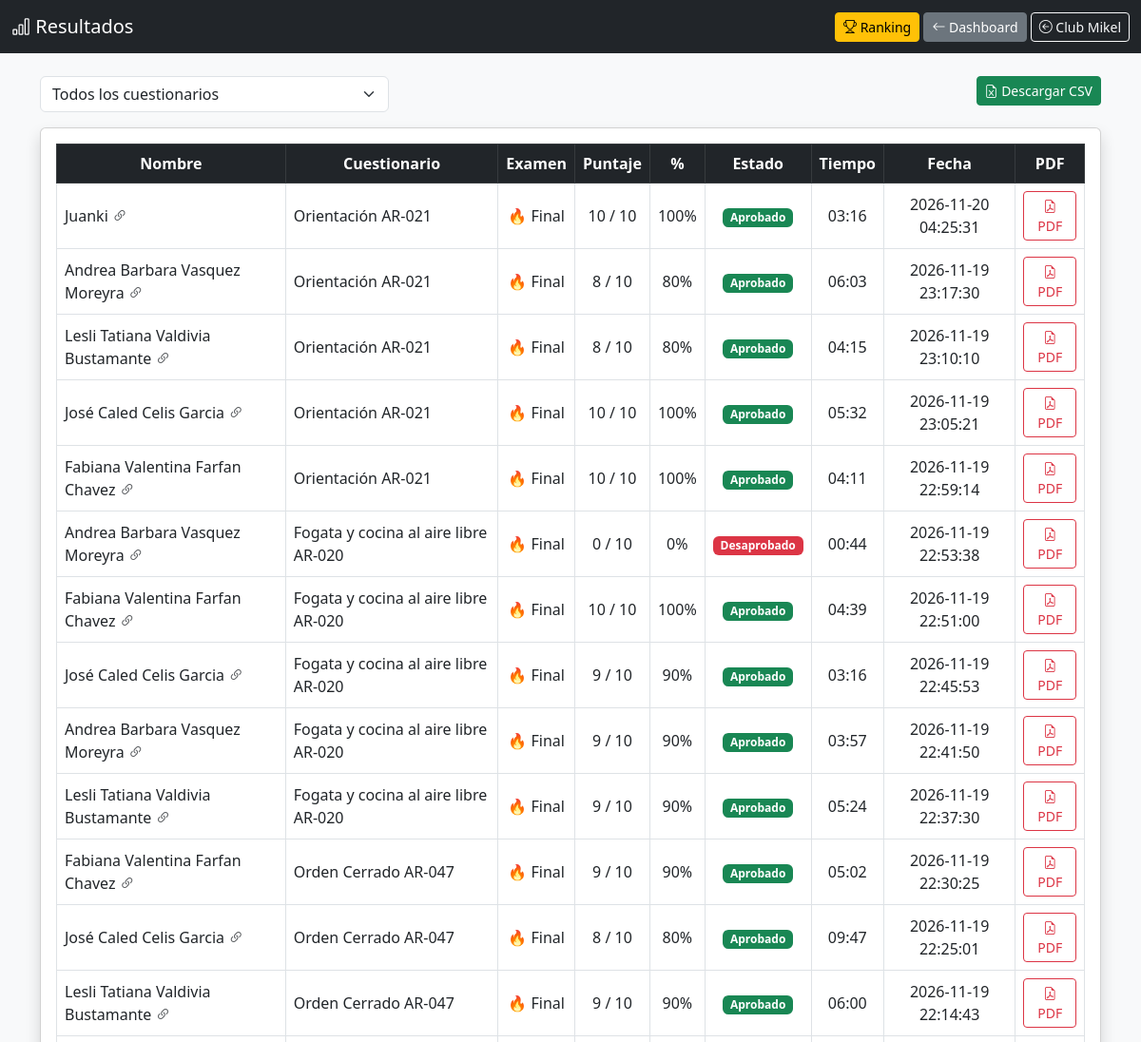
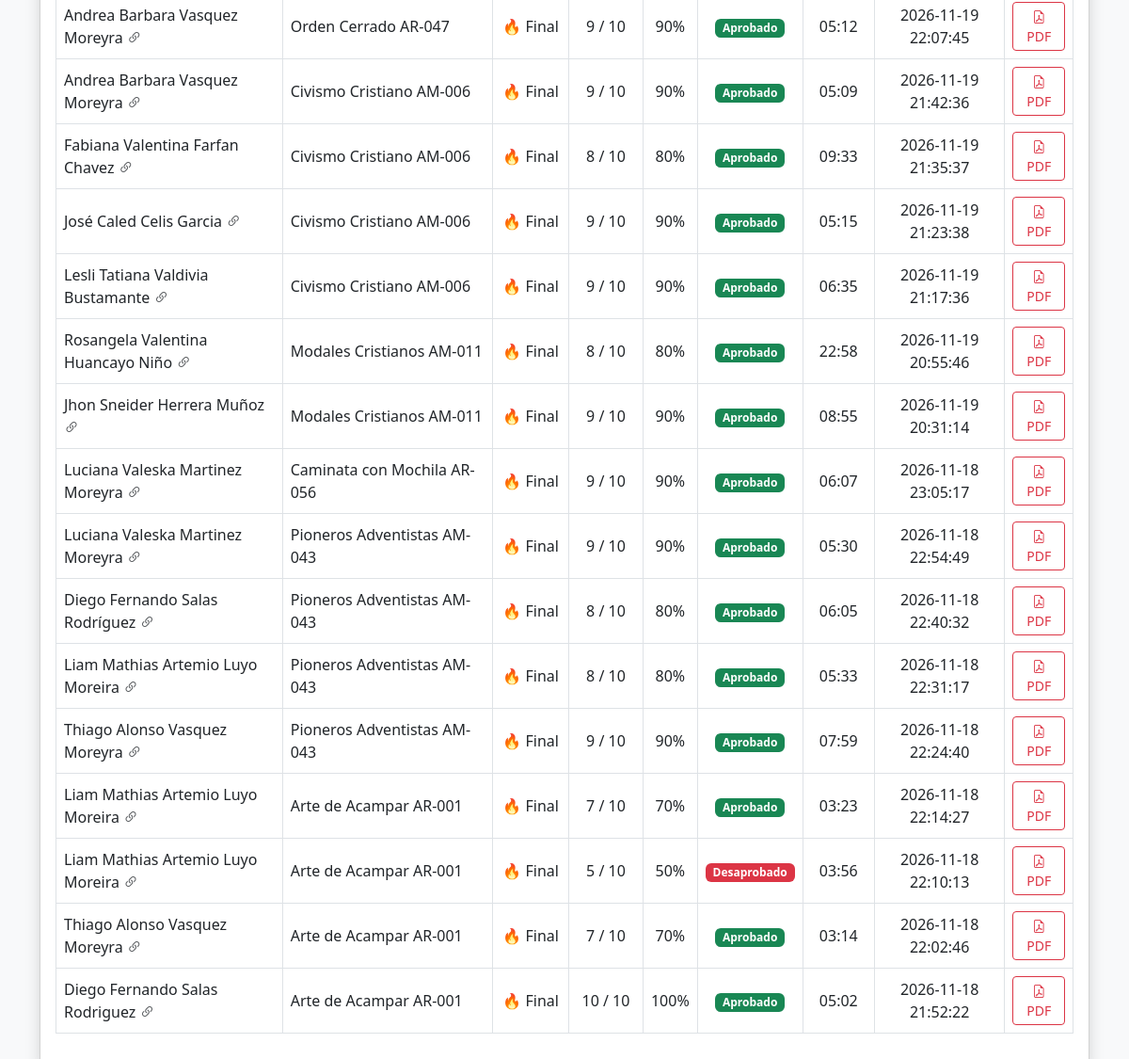
/admin/resultados.php (signed in), run on the app's committed database (2 pictures, top to bottom).
### tables this page shows
CREATE TABLE `resultados` (
  `id` int(11) NOT NULL,
  `id_usuario` int(11) DEFAULT NULL,
  `puntaje` int(11) DEFAULT NULL,
  `total` int(11) DEFAULT NULL,
  `porcentaje` int(11) DEFAULT NULL,
  `fecha` timestamp NOT NULL DEFAULT current_timestamp(),
  `id_cuestionario` int(11) DEFAULT NULL,
  `capitulo` varchar(10) DEFAULT NULL,
  `tiempo_seg` int(11) DEFAULT NULL,
  `nombre_participante` varchar(100) DEFAULT NULL,
  `id_enlace` int(11) DEFAULT NULL,
  `detalle` mediumtext DEFAULT NULL
);

CREATE TABLE `cuestionarios` (
  `id` int(11) NOT NULL,
  `nombre` varchar(100) NOT NULL,
  `descripcion` text DEFAULT NULL,
  `fecha_creacion` timestamp NOT NULL DEFAULT current_timestamp(),
  `imagen` varchar(255) DEFAULT NULL
);

### includes/auth.php (called while the page is built, shortened)
<?php
function e($s){ return htmlspecialchars((string)$s, ENT_QUOTES, 'UTF-8'); }

### admin/resultados.php (the view, shortened to what this page needs)
<?php
require __DIR__ . '/../includes/auth.php';
require __DIR__ . '/../modelo/conexion.php';
$fc = (int)($_GET['cuestionario'] ?? 0);
$fe = (int)($_GET['enlace'] ?? 0);
$stmt = $con->prepare("
    SELECT r.id, r.id_enlace, r.capitulo, r.puntaje, r.total, r.porcentaje, r.tiempo_seg, r.fecha,
           (r.detalle IS NOT NULL) AS tiene_detalle,
           COALESCE(u.usuario, r.nombre_participante, 'Anónimo') AS nombre,
           c.nombre AS cuestionario, l.etiqueta
    FROM resultados r
    LEFT JOIN usuarios_simulador u ON u.id = r.id_usuario
    LEFT JOIN cuestionarios c ON c.id = r.id_cuestionario
    LEFT JOIN enlaces_examen l ON l.id = r.id_enlace
    WHERE (? = 0 OR r.id_cuestionario = ?) AND (? = 0 OR r.id_enlace = ?)
    ORDER BY r.fecha DESC
    LIMIT 1000
");
$stmt->bind_param("iiii", $fc, $fc, $fe, $fe);
$stmt->execute();
$filas = $stmt->get_result()->fetch_all(MYSQLI_ASSOC);
?>
<!DOCTYPE html>
<html lang="es">
<head>
<link href="https://cdn.jsdelivr.net/npm/bootstrap@5.3.0/dist/css/bootstrap.min.css" rel="stylesheet">
<link href="https://cdn.jsdelivr.net/npm/bootstrap-icons@1.10.5/font/bootstrap-icons.css" rel="stylesheet">
</head>
<body class="bg-light">
<nav class="navbar navbar-dark bg-dark">
<div class="container-fluid">
    <span class="navbar-brand"><i class="bi bi-bar-chart"></i> Resultados</span>
    <div>
        <a href="../user/ranking.php" class="btn btn-warning btn-sm"><i class="bi bi-trophy"></i> Ranking</a>
        <a href="dashboard.php" class="btn btn-secondary btn-sm"><i class="bi bi-arrow-left"></i> Dashboard</a>
        <a href="<?= CLUB_URL ?>" class="btn btn-outline-light btn-sm"><i class="bi bi-arrow-left-circle"></i> Club Mikel</a>
    </div>
</div>
</nav>
<div class="container mt-4">
<form method="GET" class="row g-2 mb-3">
    <div class="col-md-4">
        <select name="cuestionario" class="form-select" onchange="this.form.submit()">
            <option value="0">Todos los cuestionarios</option>
        </select>
    </div>
    <div class="col text-end">
        <a class="btn btn-success btn-sm" href="?<?= e(http_build_query(['cuestionario'=>$fc, 'enlace'=>$fe, 'csv'=>1])) ?>">
            <i class="bi bi-file-earmark-excel"></i> Descargar CSV
        </a>
    </div>
</form>
<div class="card shadow">
<div class="card-body">
<div class="table-responsive">
<table class="table table-hover table-bordered align-middle">
    <thead class="table-dark text-center">
        <tr><th>Nombre</th><th>Cuestionario</th><th>Examen</th><th>Puntaje</th><th>%</th><th>Estado</th><th>Tiempo</th><th>Fecha</th><th>PDF</th></tr>
    </thead>
    <tbody>
    <?php foreach ($filas as $r) { $ok = $r['porcentaje'] >= NOTA_MINIMA; ?>
        <tr>
            <td><?= e($r['nombre']) ?><?php if ($r['id_enlace']) { ?> <i class="bi bi-link-45deg text-muted" title="Entró por enlace"></i><?php } ?></td>
            <td><?= e($r['cuestionario'] ?? '—') ?></td>
            <td class="text-center"><?= $r['capitulo'] === 'final' ? '🔥 Final' : e($r['capitulo'] ?? '—') ?></td>
            <td class="text-center"><?= (int)$r['puntaje'] ?> / <?= (int)$r['total'] ?></td>
            <td class="text-center"><?= (int)$r['porcentaje'] ?>%</td>
            <td class="text-center"><span class="badge bg-<?= $ok ? 'success' : 'danger' ?>"><?= $ok ? 'Aprobado' : 'Desaprobado' ?></span></td>
            <td class="text-center"><?= $r['tiempo_seg'] !== null ? gmdate('i:s', (int)$r['tiempo_seg']) : '—' ?></td>
            <td class="text-center"><?= e($r['fecha']) ?></td>
            <td class="text-center">
                <?php if ($r['tiene_detalle']) { ?>
                    <a href="resultado_pdf.php?id=<?= (int)$r['id'] ?>" target="_blank" class="btn btn-sm btn-outline-danger">
                        <i class="bi bi-file-earmark-pdf"></i> PDF
                    </a>
                <?php } else { ?>
                    <button class="btn btn-sm btn-outline-secondary" disabled title="Este examen se rindió antes de guardar el detalle">
                        <i class="bi bi-file-earmark-pdf"></i> PDF
                    </button>
                <?php } ?>
            </td>
        </tr>
    <?php } ?>
    </tbody>
</table>
</div>
</div>
</div>
</div>
</body>
</html>

### data on the page
resultados: nombre "Juanki", id_cuestionario.nombre "Orientación AR-021", capitulo "🔥 Final", puntaje "10", total "10", porcentaje "100", shows "Aprobado", tiempo_seg "03:16", fecha "2026-11-20 04:25:31"
resultados: nombre "Andrea Barbara Vasquez Moreyra", id_cuestionario.nombre "Orientación AR-021", capitulo "🔥 Final", puntaje "8", total "10", porcentaje "80", shows "Aprobado", tiempo_seg "06:03", fecha "2026-11-19 23:17:30"
resultados: nombre "Lesli Tatiana Valdivia Bustamante", id_cuestionario.nombre "Orientación AR-021", capitulo "🔥 Final", puntaje "8", total "10", porcentaje "80", shows "Aprobado", tiempo_seg "04:15", fecha "2026-11-19 23:10:10"
resultados: nombre "José Caled Celis Garcia", id_cuestionario.nombre "Orientación AR-021", capitulo "🔥 Final", puntaje "10", total "10", porcentaje "100", shows "Aprobado", tiempo_seg "05:32", fecha "2026-11-19 23:05:21"
resultados: nombre "Fabiana Valentina Farfan Chavez", id_cuestionario.nombre "Orientación AR-021", capitulo "🔥 Final", puntaje "10", total "10", porcentaje "100", shows "Aprobado", tiempo_seg "04:11", fecha "2026-11-19 22:59:14"
resultados: nombre "Andrea Barbara Vasquez Moreyra", id_cuestionario.nombre "Fogata y cocina al aire libre AR-020", capitulo "🔥 Final", puntaje "0", total "10", porcentaje "0", shows "Desaprobado", tiempo_seg "00:44", fecha "2026-11-19 22:53:38"
resultados: nombre "Fabiana Valentina Farfan Chavez", id_cuestionario.nombre "Fogata y cocina al aire libre AR-020", capitulo "🔥 Final", puntaje "10", total "10", porcentaje "100", shows "Aprobado", tiempo_seg "04:39", fecha "2026-11-19 22:51:00"
resultados: nombre "José Caled Celis Garcia", id_cuestionario.nombre "Fogata y cocina al aire libre AR-020", capitulo "🔥 Final", puntaje "9", total "10", porcentaje "90", shows "Aprobado", tiempo_seg "03:16", fecha "2026-11-19 22:45:53"
resultados: nombre "Andrea Barbara Vasquez Moreyra", id_cuestionario.nombre "Fogata y cocina al aire libre AR-020", capitulo "🔥 Final", puntaje "9", total "10", porcentaje "90", shows "Aprobado", tiempo_seg "03:57", fecha "2026-11-19 22:41:50"
resultados: nombre "Lesli Tatiana Valdivia Bustamante", id_cuestionario.nombre "Fogata y cocina al aire libre AR-020", capitulo "🔥 Final", puntaje "9", total "10", porcentaje "90", shows "Aprobado", tiempo_seg "05:24", fecha "2026-11-19 22:37:30"
resultados: nombre "Fabiana Valentina Farfan Chavez", id_cuestionario.nombre "Orden Cerrado AR-047", capitulo "🔥 Final", puntaje "9", total "10", porcentaje "90", shows "Aprobado", tiempo_seg "05:02", fecha "2026-11-19 22:30:25"
resultados: nombre "José Caled Celis Garcia", id_cuestionario.nombre "Orden Cerrado AR-047", capitulo "🔥 Final", puntaje "8", total "10", porcentaje "80", shows "Aprobado", tiempo_seg "09:47", fecha "2026-11-19 22:25:01"
resultados: nombre "Lesli Tatiana Valdivia Bustamante", id_cuestionario.nombre "Orden Cerrado AR-047", capitulo "🔥 Final", puntaje "9", total "10", porcentaje "90", shows "Aprobado", tiempo_seg "06:00", fecha "2026-11-19 22:14:43"
resultados: nombre "Andrea Barbara Vasquez Moreyra", id_cuestionario.nombre "Orden Cerrado AR-047", capitulo "🔥 Final", puntaje "9", total "10", porcentaje "90", shows "Aprobado", tiempo_seg "05:12", fecha "2026-11-19 22:07:45"
resultados: nombre "Andrea Barbara Vasquez Moreyra", id_cuestionario.nombre "Civismo Cristiano AM-006", capitulo "🔥 Final", puntaje "9", total "10", porcentaje "90", shows "Aprobado", tiempo_seg "05:09", fecha "2026-11-19 21:42:36"
resultados: nombre "Fabiana Valentina Farfan Chavez", id_cuestionario.nombre "Civismo Cristiano AM-006", capitulo "🔥 Final", puntaje "8", total "10", porcentaje "80", shows "Aprobado", tiempo_seg "09:33", fecha "2026-11-19 21:35:37"
resultados: nombre "José Caled Celis Garcia", id_cuestionario.nombre "Civismo Cristiano AM-006", capitulo "🔥 Final", puntaje "9", total "10", porcentaje "90", shows "Aprobado", tiempo_seg "05:15", fecha "2026-11-19 21:23:38"
resultados: nombre "Lesli Tatiana Valdivia Bustamante", id_cuestionario.nombre "Civismo Cristiano AM-006", capitulo "🔥 Final", puntaje "9", total "10", porcentaje "90", shows "Aprobado", tiempo_seg "06:35", fecha "2026-11-19 21:17:36"
resultados: nombre "Rosangela Valentina Huancayo Niño", id_cuestionario.nombre "Modales Cristianos AM-011", capitulo "🔥 Final", puntaje "8", total "10", porcentaje "80", shows "Aprobado", tiempo_seg "22:58", fecha "2026-11-19 20:55:46"
resultados: nombre "Jhon Sneider Herrera Muñoz", id_cuestionario.nombre "Modales Cristianos AM-011", capitulo "🔥 Final", puntaje "9", total "10", porcentaje "90", shows "Aprobado", tiempo_seg "08:55", fecha "2026-11-19 20:31:14"
resultados: nombre "Luciana Valeska Martinez Moreyra", id_cuestionario.nombre "Caminata con Mochila AR-056", capitulo "🔥 Final", puntaje "9", total "10", porcentaje "90", shows "Aprobado", tiempo_seg "06:07", fecha "2026-11-18 23:05:17"
resultados: nombre "Luciana Valeska Martinez Moreyra", id_cuestionario.nombre "Pioneros Adventistas AM-043", capitulo "🔥 Final", puntaje "9", total "10", porcentaje "90", shows "Aprobado", tiempo_seg "05:30", fecha "2026-11-18 22:54:49"
resultados: nombre "Diego Fernando Salas Rodríguez", id_cuestionario.nombre "Pioneros Adventistas AM-043", capitulo "🔥 Final", puntaje "8", total "10", porcentaje "80", shows "Aprobado", tiempo_seg "06:05", fecha "2026-11-18 22:40:32"
resultados: nombre "Liam Mathias Artemio Luyo Moreira", id_cuestionario.nombre "Pioneros Adventistas AM-043", capitulo "🔥 Final", puntaje "8", total "10", porcentaje "80", shows "Aprobado", tiempo_seg "05:33", fecha "2026-11-18 22:31:17"
resultados: nombre "Thiago Alonso Vasquez Moreyra", id_cuestionario.nombre "Pioneros Adventistas AM-043", capitulo "🔥 Final", puntaje "9", total "10", porcentaje "90", shows "Aprobado", tiempo_seg "07:59", fecha "2026-11-18 22:24:40"
resultados: nombre "Liam Mathias Artemio Luyo Moreira", id_cuestionario.nombre "Arte de Acampar AR-001", capitulo "🔥 Final", puntaje "7", total "10", porcentaje "70", shows "Aprobado", tiempo_seg "03:23", fecha "2026-11-18 22:14:27"
resultados: nombre "Liam Mathias Artemio Luyo Moreira", id_cuestionario.nombre "Arte de Acampar AR-001", capitulo "🔥 Final", puntaje "5", total "10", porcentaje "50", shows "Desaprobado", tiempo_seg "03:56", fecha "2026-11-18 22:10:13"
resultados: nombre "Thiago Alonso Vasquez Moreyra", id_cuestionario.nombre "Arte de Acampar AR-001", capitulo "🔥 Final", puntaje "7", total "10", porcentaje "70", shows "Aprobado", tiempo_seg "03:14", fecha "2026-11-18 22:02:46"
resultados: nombre "Diego Fernando Salas Rodriguez", id_cuestionario.nombre "Arte de Acampar AR-001", capitulo "🔥 Final", puntaje "10", total "10", porcentaje "100", shows "Aprobado", tiempo_seg "05:02", fecha "2026-11-18 21:52:22"
